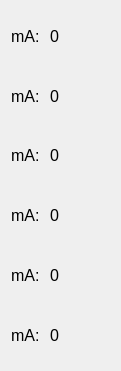
                    <widget class="QWidget" name="layoutWidget_5">
                        <property name="geometry">
                            <rect>
                                <x>520</x>
                                <y>40</y>
                                <width>121</width>
                                <height>371</height>
                            </rect>
                        </property>
                        <property name="font">
                            <font>
                                <pointsize>15</pointsize>
                            </font>
                        </property>
                        <layout class="QVBoxLayout" name="VmADir_2">
                            <property name="spacing">
                                <number>10</number>
                            </property>
                            <item>
                                <layout class="QHBoxLayout" name="horizontalLayout_37">
                                    <item>
                                        <widget class="QLabel" name="ma1">
                                            <property name="enabled">
                                                <bool>true</bool>
                                            </property>
                                            <property name="sizePolicy">
                                                <sizepolicy hsizetype="Fixed" vsizetype="Preferred">
                                                    <horstretch>0</horstretch>
                                                    <verstretch>0</verstretch>
                                                </sizepolicy>
                                            </property>
                                            <property name="font">
                                                <font>
                                                    <pointsize>12</pointsize>
                                                </font>
                                            </property>
                                            <property name="text">
                                                <string>mA:</string>
                                            </property>
                                        </widget>
                                    </item>
                                    <item>
                                        <widget class="QLabel" name="ma1_value">
                                            <property name="font">
                                                <font>
                                                    <pointsize>12</pointsize>
                                                </font>
                                            </property>
                                            <property name="text">
                                                <string>0</string>
                                            </property>
                                        </widget>
                                    </item>
                                </layout>
                            </item>
                            <item>
                                <layout class="QHBoxLayout" name="horizontalLayout_38">
                                    <item>
                                        <widget class="QLabel" name="ma2">
                                            <property name="enabled">
                                                <bool>true</bool>
                                            </property>
                                            <property name="sizePolicy">
                                                <sizepolicy hsizetype="Fixed" vsizetype="Preferred">
                                                    <horstretch>0</horstretch>
                                                    <verstretch>0</verstretch>
                                                </sizepolicy>
                                            </property>
                                            <property name="font">
                                                <font>
                                                    <pointsize>12</pointsize>
                                                </font>
                                            </property>
                                            <property name="text">
                                                <string>mA:</string>
                                            </property>
                                        </widget>
                                    </item>
                                    <item>
                                        <widget class="QLabel" name="ma2_value">
                                            <property name="font">
                                                <font>
                                                    <pointsize>12</pointsize>
                                                </font>
                                            </property>
                                            <property name="text">
                                                <string>0</string>
                                            </property>
                                        </widget>
                                    </item>
                                </layout>
                            </item>
                            <item>
                                <layout class="QHBoxLayout" name="horizontalLayout_39">
                                    <item>
                                        <widget class="QLabel" name="ma3">
                                            <property name="sizePolicy">
                                                <sizepolicy hsizetype="Fixed" vsizetype="Preferred">
                                                    <horstretch>0</horstretch>
                                                    <verstretch>0</verstretch>
                                                </sizepolicy>
                                            </property>
                                            <property name="font">
                                                <font>
                                                    <pointsize>12</pointsize>
                                                </font>
                                            </property>
                                            <property name="text">
                                                <string>mA:</string>
                                            </property>
                                        </widget>
                                    </item>
                                    <item>
                                        <widget class="QLabel" name="ma3_value">
                                            <property name="font">
                                                <font>
                                                    <pointsize>12</pointsize>
                                                </font>
                                            </property>
                                            <property name="text">
                                                <string>0</string>
                                            </property>
                                        </widget>
                                    </item>
                                </layout>
                            </item>
                            <item>
                                <layout class="QHBoxLayout" name="horizontalLayout_40">
                                    <item>
                                        <widget class="QLabel" name="ma4">
                                            <property name="sizePolicy">
                                                <sizepolicy hsizetype="Fixed" vsizetype="Preferred">
                                                    <horstretch>0</horstretch>
                                                    <verstretch>0</verstretch>
                                                </sizepolicy>
                                            </property>
                                            <property name="font">
                                                <font>
                                                    <pointsize>12</pointsize>
                                                </font>
                                            </property>
                                            <property name="text">
                                                <string>mA:</string>
                                            </property>
                                        </widget>
                                    </item>
                                    <item>
                                        <widget class="QLabel" name="ma4_value">
                                            <property name="font">
                                                <font>
                                                    <pointsize>12</pointsize>
                                                </font>
                                            </property>
                                            <property name="text">
                                                <string>0</string>
                                            </property>
                                        </widget>
                                    </item>
                                </layout>
                            </item>
                            <item>
                                <layout class="QHBoxLayout" name="horizontalLayout_41">
                                    <item>
                                        <widget class="QLabel" name="ma5">
                                            <property name="sizePolicy">
                                                <sizepolicy hsizetype="Fixed" vsizetype="Preferred">
                                                    <horstretch>0</horstretch>
                                                    <verstretch>0</verstretch>
                                                </sizepolicy>
                                            </property>
                                            <property name="font">
                                                <font>
                                                    <pointsize>12</pointsize>
                                                </font>
                                            </property>
                                            <property name="text">
                                                <string>mA:</string>
                                            </property>
                                        </widget>
                                    </item>
                                    <item>
                                        <widget class="QLabel" name="ma5_value">
                                            <property name="font">
                                                <font>
                                                    <pointsize>12</pointsize>
                                                </font>
                                            </property>
                                            <property name="text">
                                                <string>0</string>
                                            </property>
                                        </widget>
                                    </item>
                                </layout>
                            </item>
                            <item>
                                <layout class="QHBoxLayout" name="horizontalLayout_42">
                                    <item>
                                        <widget class="QLabel" name="ma6">
                                            <property name="sizePolicy">
                                                <sizepolicy hsizetype="Fixed" vsizetype="Preferred">
                                                    <horstretch>0</horstretch>
                                                    <verstretch>0</verstretch>
                                                </sizepolicy>
                                            </property>
                                            <property name="font">
                                                <font>
                                                    <pointsize>12</pointsize>
                                                </font>
                                            </property>
                                            <property name="text">
                                                <string>mA:</string>
                                            </property>
                                        </widget>
                                    </item>
                                    <item>
                                        <widget class="QLabel" name="ma6_value">
                                            <property name="font">
                                                <font>
                                                    <pointsize>12</pointsize>
                                                </font>
                                            </property>
                                            <property name="text">
                                                <string>0</string>
                                            </property>
                                        </widget>
                                    </item>
                                </layout>
                            </item>
                        </layout>
                    </widget>
